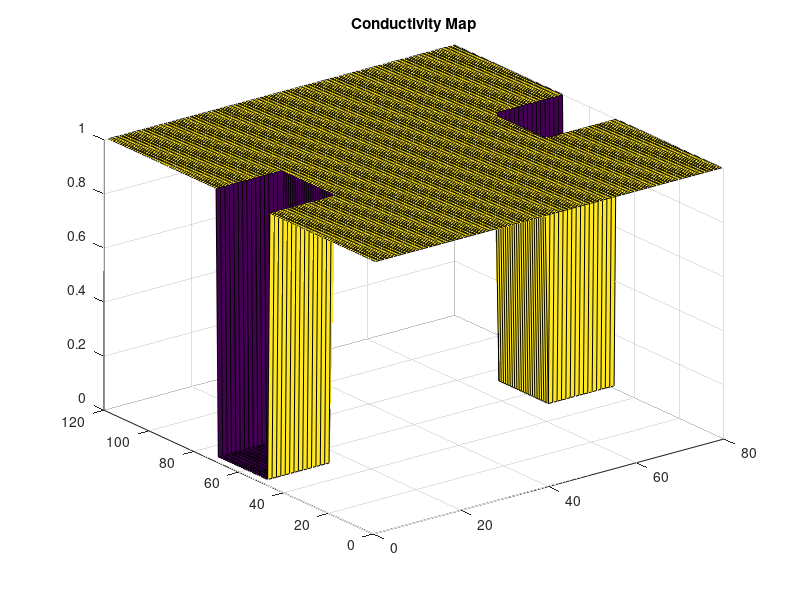
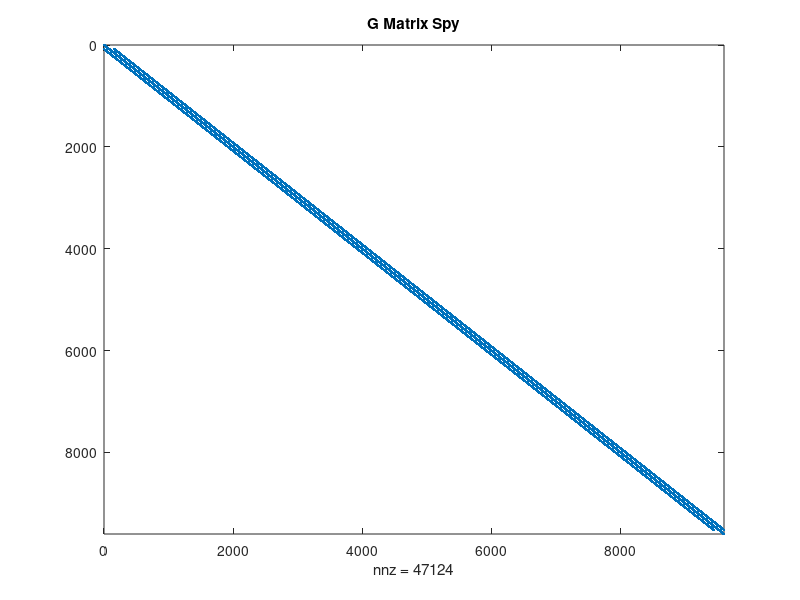
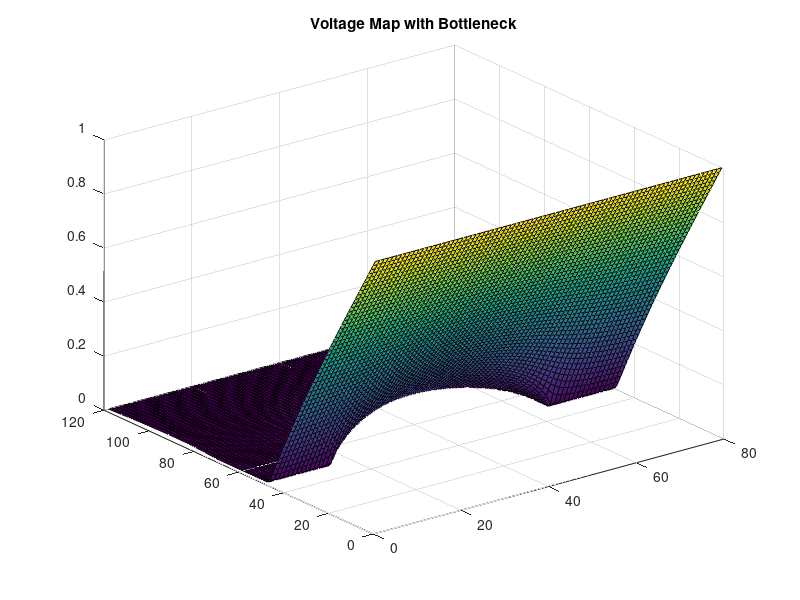
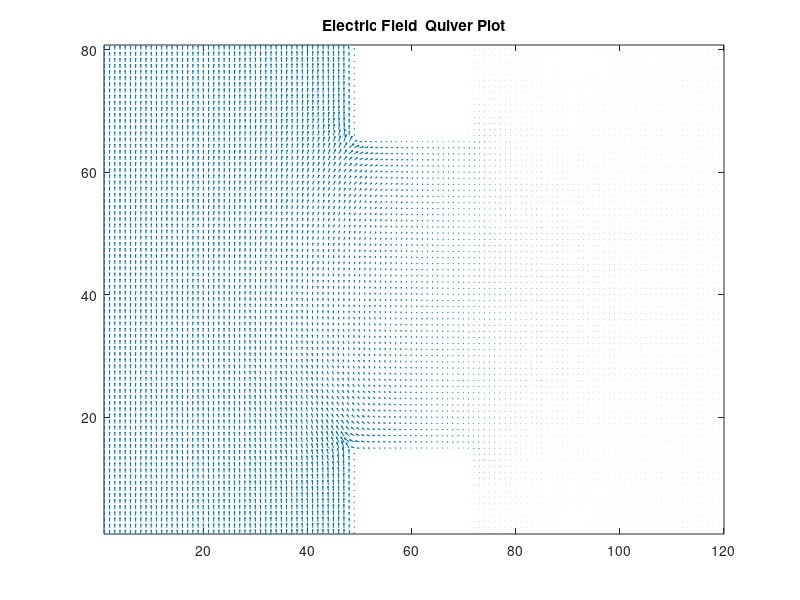

Here is the MATLAB script that generated these plots, in order:
%%Emeka Peters - 100953293
%ELEC 4700 - Assignment 2 - Question 2

numx = 120;
numy = 80;
Gmat = sparse((numx * numy), (numx * numy));
Vmat = zeros(1, (numx * numy));
vo = 1;

cond1 = 1; %Conductivity outside the boxes
cond2 = 1e-2; %Conductivity inside the boxes

box1dim = [(numx * 2/5), (numx * 3/5),  numy, (numy * 4/5)]; %Dimensions of box1 (bottom box)
box2dim = [(numx * 2/5), (numx * 3/5), 0, (numy * 1/5)]; %Dimensions of box2 (top box)
%{
Fractions were chosen for the box dimensions to give integer values after
multiplying with overall box size
%}

%Creating Conductivity Map
condmap = ones(numx, numy);

for i = 1:numx
    
    for j = 1:numy
        if(i > box1dim(1) && i < box1dim(2) && ((j < box2dim(4)) || (j > box1dim(4))))
            condmap(i,j) = 1e-2;
        end
    end
    
end

figure(1);
surf(condmap);
title('Conductivity Map');


%Creating G-Matrix
for i = 1:numx

    for j = 1:numy
        
        n = j + (i - 1) * numy;
        
        if i == 1
            Gmat(n, :) = 0;
            Gmat(n, n) = 1;
            Vmat(1, n) = 1;
        elseif i == numx
            Gmat(n, :) = 0;
            Gmat(n, n) = 1;
            
        elseif j == 1 && i > 1 && i < numx
            
            if i == box1dim(1)
                Gmat(n, n) = -3;
                Gmat(n, n + 1) = cond2;
                Gmat(n, n + numy) = cond2;
                Gmat(n, n - numy) = cond1;
            
            elseif i == box1dim(2)
                Gmat(n, n) = -3;
                Gmat(n, n + 1) = cond2;
                Gmat(n, n + numy) = cond1;
                Gmat(n, n - numy) = cond2;
                
            elseif (i > box1dim(1) && i < box1dim(2))
                Gmat(n, n) = -3;
                Gmat(n, n + 1) = cond2;
                Gmat(n, n + numy) = cond2;
                Gmat(n, n - numy) = cond2;
            else
                Gmat(n, n) = -3;
                Gmat(n, n + 1) = cond1;
                Gmat(n, n + numy) = cond1;
                Gmat(n, n - numy) = cond1;
            end
            
        elseif j == numy && i > 1 && i < numx
            
            if i == box1dim(1)
                Gmat(n, n) = -3;
                Gmat(n, n - 1) = cond2;
                Gmat(n, n + numy) = cond2;
                Gmat(n, n - numy) = cond1;
            
            elseif i == box1dim(2)
                Gmat(n, n) = -3;
                Gmat(n, n - 1) = cond2;
                Gmat(n, n + numy) = cond1;
                Gmat(n, n - numy) = cond2;
                
            elseif (i > box1dim(1) && i < box1dim(2)) 
                Gmat(n, n) = -3;
                Gmat(n, n - 1) = cond2;
                Gmat(n, n + numy) = cond2;
                Gmat(n, n - numy) = cond2;
            else 
                Gmat(n, n) = -3;
                Gmat(n, n - 1) = cond1;
                Gmat(n, n + numy) = cond1;
                Gmat(n, n - numy) = cond1;
            end
            
        else
            
            if i == box1dim(1) && ((j < box2dim(4)) || (j > box1dim(4)))
                Gmat(n, n) = -4;
                Gmat(n, n + 1) = cond2;
                Gmat(n, n - 1) = cond2;
                Gmat(n, n + numy) = cond2;
                Gmat(n, n - numy) = cond1;
            
            elseif i == box1dim(2) && ((j < box2dim(4)) || (j > box1dim(4)))
                Gmat(n, n) = -4;
                Gmat(n, n + 1) = cond2;
                Gmat(n, n - 1) = cond2;
                Gmat(n, n + numy) = cond1;
                Gmat(n, n - numy) = cond2;
                
            elseif (i > box1dim(1) && i < box1dim(2) && ((j < box2dim(4)) || (j > box1dim(4))))
                Gmat(n, n) = -4;
                Gmat(n, n + 1) = cond2;
                Gmat(n, n - 1) = cond2;
                Gmat(n, n + numy) = cond2;
                Gmat(n, n - numy) = cond2;
            else
                Gmat(n, n) = -4;
                Gmat(n, n + 1) = cond1;
                Gmat(n, n - 1) = cond1;
                Gmat(n, n + numy) = cond1;
                Gmat(n, n - numy) = cond1;
            end
           
        end
    end
                

end 

figure (2);
spy(Gmat);
title('G Matrix Spy');
sol1 = Gmat\Vmat';
figure (2);
%surf(sol1);

actmat = zeros(numx, numy);



for i = 1:numx

    for j = 1:numy
        n = j + (i - 1) * numy;
        actmat(i, j) = sol1(n);
    end
end

figure (3);
surf(actmat);
title('Voltage Map with Bottleneck');


[Efieldx, Efieldy] = gradient(actmat);
Efieldx = -Efieldx;
Efieldy = -Efieldy;

figure (4);
quiver(Efieldx', Efieldy');

title('Electric Field  Quiver Plot')
axis tight


Jx = Efieldx .* condmap;

Jy = Efieldy .* condmap;


figure (5);
quiver(Jx, Jy);
title('Quiver Plot of Current Density')
axis tight

%cflow1 = sum(Jx(1, :));
cflow2 = sum(Jx(numx/2, :));
%avcflow = (cflow1 + cflow2)/2; 

Jmag = ((Jx .^ 2) + (Jy .^ 2)) .^ 0.5;
figure (6);
surface(Jmag);
title('Plot of Current Density Magnitude')
axis tight
cflow2

figure (7);
surface(Efieldx');
title('Electric Field in y-direction');

figure (8);
surface(Efieldy');
title('Electric Field in x-direction');

